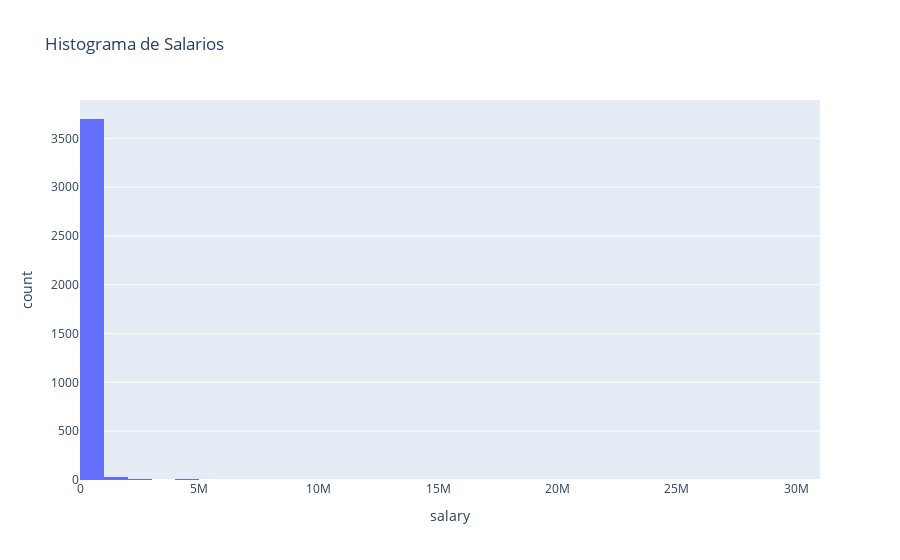

The cell this chart's notebook holds for it:
### Code cell
fig = px.histogram(df, x="salary", nbins=50, title="Histograma de Salarios")
fig.show()

### Figure 1 — Plotly figure (JSON) as saved in the notebook; plotly's stock layout.template omitted (floating-point values rounded to 4 significant figures; data arrays with more than 128 entries replaced by an {"elided": "..."} marker saying what was removed)
{"data": [{"alignmentgroup": "True", "bingroup": "x", "hovertemplate": "salary=%{x}<br>count=%{y}<extra></extra>", "legendgroup": "", "marker": {"color": "#636efa", "pattern": {"shape": ""}}, "name": "", "nbinsx": 50, "offsetgroup": "", "orientation": "v", "showlegend": false, "type": "histogram", "x": {"elided": "3755 int values"}, "xaxis": "x", "yaxis": "y"}], "layout": {"barmode": "relative", "legend": {"tracegroupgap": 0}, "title": {"text": "Histograma de Salarios"}, "xaxis": {"anchor": "y", "domain": [0, 1], "title": {"text": "salary"}}, "yaxis": {"anchor": "x", "domain": [0, 1], "title": {"text": "count"}}}}
